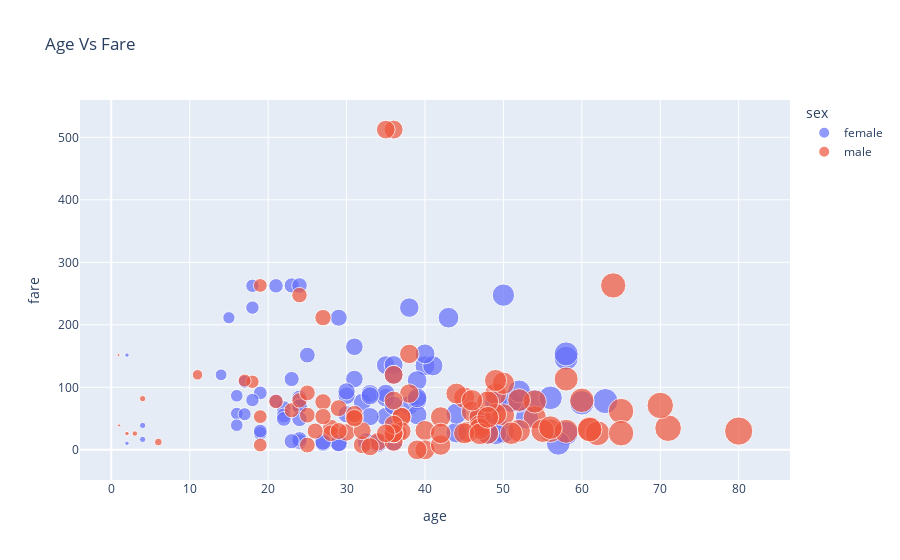

The notebook cell saved with this chart:
### Code cell
df.dropna(inplace=True)
fig = px.scatter(df, x='age', y='fare', size='age', title='Age Vs Fare', color='sex')
fig.show()

### Figure 1 — Plotly figure (JSON) as saved in the notebook; plotly's stock layout.template omitted (floating-point values rounded to 4 significant figures)
{"data": [{"hovertemplate": "sex=female<br>age=%{marker.size}<br>fare=%{y}<extra></extra>", "legendgroup": "female", "marker": {"color": "#636efa", "size": [38, 35, 4, 58, 49, 29, 23, 32.5, 19, 22, 50, 44, 58, 2, 31, 32, 35, 29, 30, 58, 35, 63, 19, 2, 50, 17, 30, 24, 18, 31, 40, 36, 36, 16, 41, 24, 24, 22, 60, 24, 23, 24, 33, 14, 23, 35, 54, 25, 16, 34, 30, 44, 22, 36, 48, 39, 53, 39, 39, 18, 52, 40, 4, 21, 24, 15, 18, 24, 38, 27, 29, 21, 33, 36, 51, 57, 43, 17, 49, 33, 52, 27, 39, 16, 48, 47, 56, 19], "sizemode": "area", "sizeref": 0.2, "symbol": "circle"}, "mode": "markers", "name": "female", "orientation": "v", "showlegend": true, "type": "scatter", "x": [38, 35, 4, 58, 49, 29, 23, 32.5, 19, 22, 50, 44, 58, 2, 31, 32, 35, 29, 30, 58, 35, 63, 19, 2, 50, 17, 30, 24, 18, 31, 40, 36, 36, 16, 41, 24, 24, 22, 60, 24, 23, 24, 33, 14, 23, 35, 54, 25, 16, 34, 30, 44, 22, 36, 48, 39, 53, 39, 39, 18, 52, 40, 4, 21, 24, 15, 18, 24, 38, 27, 29, 21, 33, 36, 51, 57, 43, 17, 49, 33, 52, 27, 39, 16, 48, 47, 56, 19], "xaxis": "x", "y": [71.28, 53.1, 16.7, 26.55, 76.73, 10.5, 263, 13, 26.28, 66.6, 28.71, 27.72, 146.5, 10.46, 113.3, 76.29, 83.47, 10.46, 86.5, 153.5, 135.6, 77.96, 91.08, 151.6, 247.5, 108.9, 56.93, 83.16, 262.4, 164.9, 134.5, 135.6, 13, 57.98, 134.5, 263, 13, 55, 75.25, 69.3, 113.3, 16.7, 90, 120, 13.79, 90, 78.27, 151.6, 86.5, 10.5, 93.5, 57.98, 49.5, 71, 39.6, 79.65, 51.48, 55.9, 110.9, 79.65, 78.27, 153.5, 39, 77.96, 69.3, 211.3, 227.5, 49.5, 227.5, 10.5, 211.3, 262.4, 86.5, 120, 77.96, 10.5, 211.3, 57, 25.93, 53.1, 93.5, 12.47, 83.16, 39.4, 25.93, 52.55, 83.16, 30], "yaxis": "y"}, {"hovertemplate": "sex=male<br>age=%{marker.size}<br>fare=%{y}<extra></extra>", "legendgroup": "male", "marker": {"color": "#EF553B", "size": [54, 34, 28, 19, 65, 45, 25, 46, 71, 23, 21, 47, 24, 54, 37, 24, 36.5, 61, 56, 1, 3, 40, 38, 44, 37, 62, 52, 40, 37, 36, 0.92, 45.5, 38, 29, 2, 25, 27, 36, 32, 28, 50, 64, 4, 52, 30, 49, 65, 48, 47, 25, 58, 55, 18, 36, 47, 45, 50, 17, 36, 36, 60, 49, 42, 61, 80, 32, 48, 56, 58, 47, 31, 36, 27, 31, 49, 42, 35, 42, 48, 19, 27, 35, 36, 70, 19, 6, 29, 46, 11, 39, 51, 31, 33, 26], "sizemode": "area", "sizeref": 0.2, "symbol": "circle"}, "mode": "markers", "name": "male", "orientation": "v", "showlegend": true, "type": "scatter", "x": [54, 34, 28, 19, 65, 45, 25, 46, 71, 23, 21, 47, 24, 54, 37, 24, 36.5, 61, 56, 1, 3, 40, 38, 44, 37, 62, 52, 40, 37, 36, 0.92, 45.5, 38, 29, 2, 25, 27, 36, 32, 28, 50, 64, 4, 52, 30, 49, 65, 48, 47, 25, 58, 55, 18, 36, 47, 45, 50, 17, 36, 36, 60, 49, 42, 61, 80, 32, 48, 56, 58, 47, 31, 36, 27, 31, 49, 42, 35, 42, 48, 19, 27, 35, 36, 70, 19, 6, 29, 46, 11, 39, 51, 31, 33, 26], "xaxis": "x", "y": [51.86, 13, 35.5, 263, 61.98, 83.47, 7.65, 61.17, 34.65, 63.36, 77.29, 52, 247.5, 77.29, 53.1, 79.2, 26, 33.5, 30.7, 39, 26, 31, 90, 90, 52.55, 26.55, 79.65, 0, 29.7, 12.88, 151.6, 28.5, 153.5, 66.6, 26, 55.44, 211.5, 120, 8.05, 26.55, 55.9, 263, 81.86, 30.5, 27.75, 89.1, 26.55, 26.55, 38.5, 91.08, 29.7, 30.5, 108.9, 26.29, 34.02, 26.55, 106.4, 110.9, 26.39, 40.12, 79.2, 56.93, 52.55, 32.32, 30, 30.5, 76.73, 35.5, 113.3, 25.59, 52, 512.3, 76.73, 57, 110.9, 7.65, 26.29, 26.29, 52, 7.65, 53.1, 512.3, 78.85, 71, 53.1, 12.47, 30, 79.2, 120, 0, 26.55, 50.5, 5, 30], "yaxis": "y"}], "layout": {"legend": {"itemsizing": "constant", "title": {"text": "sex"}, "tracegroupgap": 0}, "title": {"text": "Age Vs Fare"}, "xaxis": {"anchor": "y", "domain": [0, 1], "title": {"text": "age"}}, "yaxis": {"anchor": "x", "domain": [0, 1], "title": {"text": "fare"}}}}
